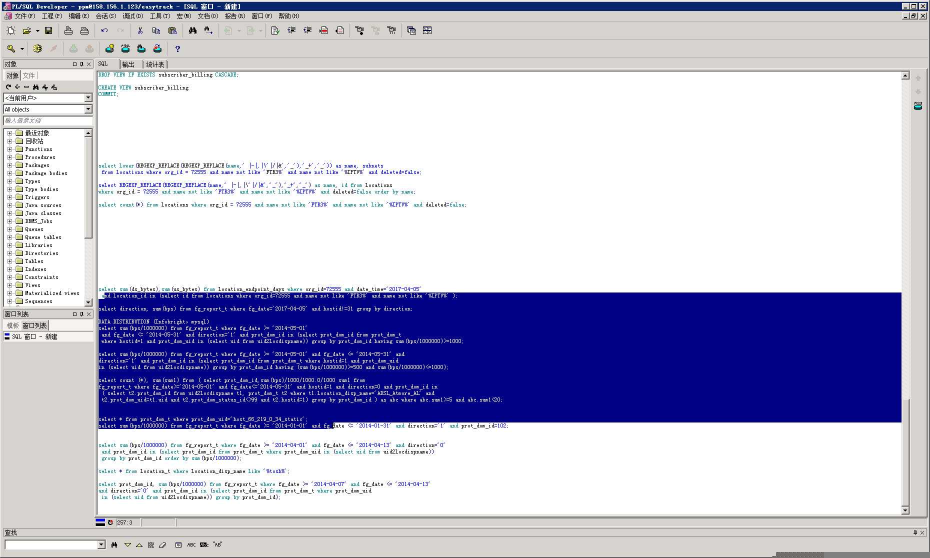
#> input picture utils/316.jpg, 1860 x 1116 px (shown at 1/2 size)
$ python main.py
#> lines starting #> are read from the running program, lines starting #| are printed output that depends on the picture; after the words box and inside, x2 and y2 are one past the last pixel; in counts of white or black regions, pixels touching at a corner belong together
#> further down, image is the input picture: shape (1116, 1860, 3); mean B, G, R 211.2, 185.9, 186.1
import cv2
import numpy as np
import os, sys
import copy
import math

height_omit_all = 100#omit the first 100 lines in the picture ,that is the Control bar
time = 1
step = 10
#############################################################
#find aim line
def delete_wrong_point(delete_array,delete_list):
    for delete_num in (range(len(delete_list)-1,-1,-1)):
        del delete_array[delete_list[delete_num]]
        print (delete_array)

def countion_y_check(piexl_point, array):
    array.append(piexl_point)
    delete_point = []
    if (len(array) <= 3):
        return False
    elif(len(array) >= 4):
        for point in range(len(array)-1):
            if (point == (len(array)-1)):
                break
            elif((abs(array[point+1][0] - array[point][0]) == 1) and (abs(array[point+2][0] - array[point][0]) == 2) and (abs(array[point+3][0] - array[point][0]) == 3)):
                return True
            elif((abs(array[point+1][0] - array[point][0]) == 1) and (abs(array[point+2][0] - array[point][0]) == 2) and (abs(array[point+3][0] - array[point][0]) != 3)):
                delete_point.append(point)
                delete_point.append(point+1)
                delete_point.append(point+2)
                delete_wrong_point(array,delete_point)
                point  = 0
                return False
            elif ((abs(array[point + 1][0] - array[point][0]) == 1) and (abs(array[point + 2][0] - array[point][0]) != 2)):
                delete_point.append(point)
                delete_point.append(point + 1)
                delete_wrong_point(array, delete_point)
                point = 0
                return False
            elif(abs(array[point+1][0] - array[point][0]) != 1):
                delete_point.append(point)
                delete_wrong_point(array, delete_point)
                point = 0
                return False

def image_find_background_RGB(mat_image,mat_image_col,mat_image_row,height_omit):
    height  = mat_image_row
    width   = mat_image_col
    dst_mat_image = mat_image.copy()
    arrayl = []
    for piexl_height in range(height_omit, height):
        areaX = -1
        noiseCount = 0
        continuousCount = 0
        for piexl_width in range(0,width):
            actual_width = width - 1 - piexl_width
            piexl = dst_mat_image[piexl_height,actual_width]
            if ((piexl[0] >= 245 and piexl[1] >= 245 and piexl[2] >= 245) or (piexl[0] >= 80 and piexl[1] <= 25 and piexl[2] <= 25)):
                if(areaX <0):
                    areaX = actual_width
                else:
                    continuousCount += 1
                    if (continuousCount >=400):
                        piexl_point = [piexl_height,areaX]
                        if(countion_y_check(piexl_point, arrayl)):
                            return arrayl[0]
                        break
            else:
                noiseCount += 1
                if(noiseCount>=150):
                    areaX = -1
                    noiseCount = 0

# [14 lines left out: functions horizontal_detect, vertical_detect, not called in this run]

def detect_suitable_line(lines, check_point):
    start_point = [-1,-1]
    start_point[0] = check_point[1]
    start_point[1] = check_point[0]
    suit_h_line = []
    suit_v_line = []
    for detect_line in lines:
        x1 = detect_line[0]
        x2 = detect_line[2]
        y1 = detect_line[1]
        y2 = detect_line[3]
        if(x1 == x2):
            if (len(suit_h_line) == 0):
                suit_h_line = detect_line
            else:
                if (abs(suit_h_line[0] - start_point[0]) > abs(detect_line[0] - start_point[0])):
                    suit_h_line = detect_line
        if(y1 == y2):
            if (len(suit_v_line) == 0):
                suit_v_line = detect_line
            else:
                if (abs(suit_v_line[1] - start_point[1]) > abs(detect_line[1] - start_point[1])):
                    suit_v_line = detect_line
    return suit_h_line,suit_v_line

def search_horizontal_right_line(img_rgb,img_bin,line_v,start_piexl,info_img):
    x1 = line_v[0]
    y1 = line_v[1]
    x2 = start_piexl[1]
    y2 = line_v[3]
    rows = info_img[0]
    cols = info_img[0]
    for piexl_width in range(x2, x1,-1):
        noiseCount = 0
        continuousCount = 0
        noise_continuous = 0
        for piexl_height in range(y1,rows):
            piexl_bin = img_bin[piexl_height, piexl_width]
            piexl_rgb = img_rgb[piexl_height, piexl_width]
            if ((piexl_bin >230 ) or (piexl_rgb[0] >= 70 and piexl_rgb[1] <= 40 and piexl_rgb[2] <= 40)or(piexl_rgb[0] <= 10 and piexl_rgb[1] <= 10 and piexl_rgb[2] <= 10)):
                continuousCount += 1
                noise_continuous = 0
            else:
                noiseCount += 1
                noise_continuous += 1
                if(noiseCount>10):
                    break
                if ((noise_continuous >= 4) and (continuousCount > 20)):
                    return [piexl_width, piexl_height-4]

def search_vertical_down_line(img_rgb, img_bin, right_h_point, info_img):
    #right_h_point :::: [piexl_width, piexl_height-4]
    for piexl_height in range(right_h_point[1],0,-1):
        noiseCount = 0
        continuousCount = 0
        noise_continuous = 0
        for piexl_width in range(right_h_point[0],0,-1):
            piexl_bin = img_bin[piexl_height, piexl_width]
            piexl_rgb = img_rgb[piexl_height, piexl_width]
            if ((piexl_bin > 230) or (piexl_rgb[0] >= 70 and piexl_rgb[1] <= 40 and piexl_rgb[2] <= 40) or (
                    piexl_rgb[0] <= 10 and piexl_rgb[1] <= 10 and piexl_rgb[2] <= 10)):
                continuousCount += 1
                noise_continuous = 0
            else:
                noiseCount += 1
                noise_continuous += 1
                if (noiseCount > 10):
                    break
                if ((noise_continuous >= 2) and (continuousCount > 120)):
                    return [piexl_width-3, piexl_height]

def search_horizontal_left_line(img_rgb, img_bin, left_v_point, info_img):
    # left_v_point  [piexl_width, piexl_height-4]
    #    info_img   [rows, cols]
    for piexl_width in range(left_v_point[0], info_img[1]):
        noiseCount = 0
        continuousCount = 0
        noise_continuous = 0
        for piexl_height in range(left_v_point[1],0,-1):
            piexl_bin = img_bin[piexl_height, piexl_width]
            piexl_rgb = img_rgb[piexl_height, piexl_width]
            if ((piexl_bin > 230) or (piexl_rgb[0] >= 70 and piexl_rgb[1] <= 40 and piexl_rgb[2] <= 40) or (
                    piexl_rgb[0] <= 10 and piexl_rgb[1] <= 10 and piexl_rgb[2] <= 10)):
                continuousCount += 1
                noise_continuous = 0
            else:
                noiseCount += 1
                noise_continuous += 1
                if (noiseCount > 10):
                    break
                if ((noise_continuous >= 4) and (continuousCount > 20)):
                    return [piexl_width, piexl_height+5]

# [46 lines left out: functions precise_img_height, precise_img_width, not called in this run]

def all_bg_search(image):
    rows = image.shape[0]
#> rows = 1116
    cols = image.shape[1]
#> cols = 1860
    info_img = [rows, cols]
#> info_img = [1116, 1860]
    dst_mat_image = np.zeros(image.shape, np.uint8)
    start_piexl = image_find_background_RGB(image, cols, rows, height_omit_all)
#> start_piexl = [143, 1820]
    print(start_piexl)
#| [143, 1820]
    gray = cv2.cvtColor(image, cv2.COLOR_BGR2GRAY)
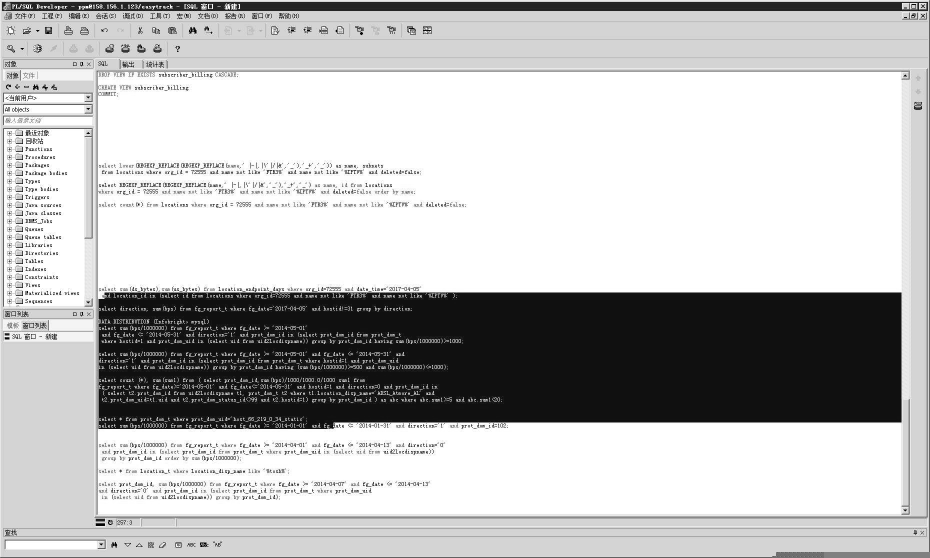
#> gray: shape (1116, 1860) (shown at 1/2 size); min 0, max 255, mean 188.9
    wb, wb1 = cv2.threshold(gray, 233, 255, cv2.THRESH_BINARY)
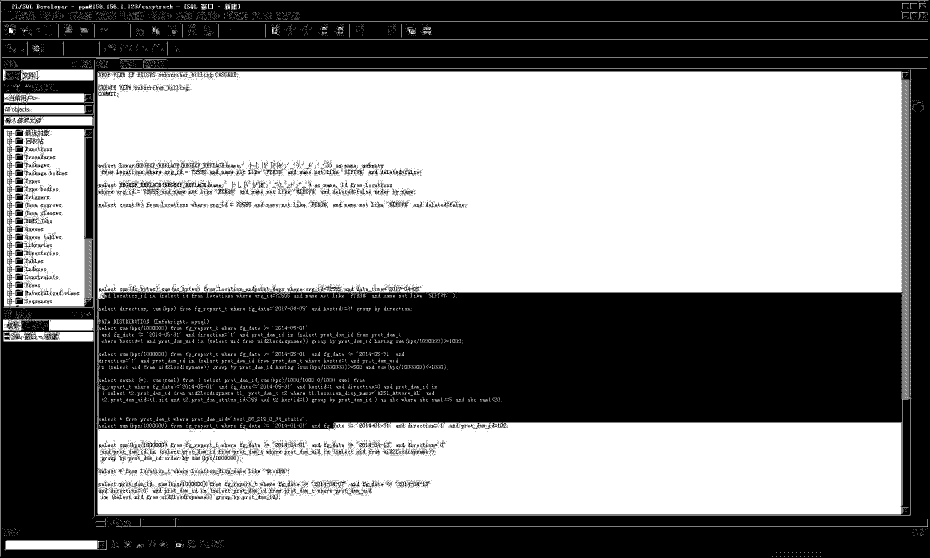
#> wb1: shape (1116, 1860) (shown at 1/2 size); 52.2% white; 5337 black regions (4827 under 20 px), largest, box (x1, y1, x2, y2) and area: (0, 0, 1860, 1116) 956947, (281, 363, 322, 376) 211, (13, 641, 41, 660) 205
    edges = cv2.Canny(gray, 50, 155)
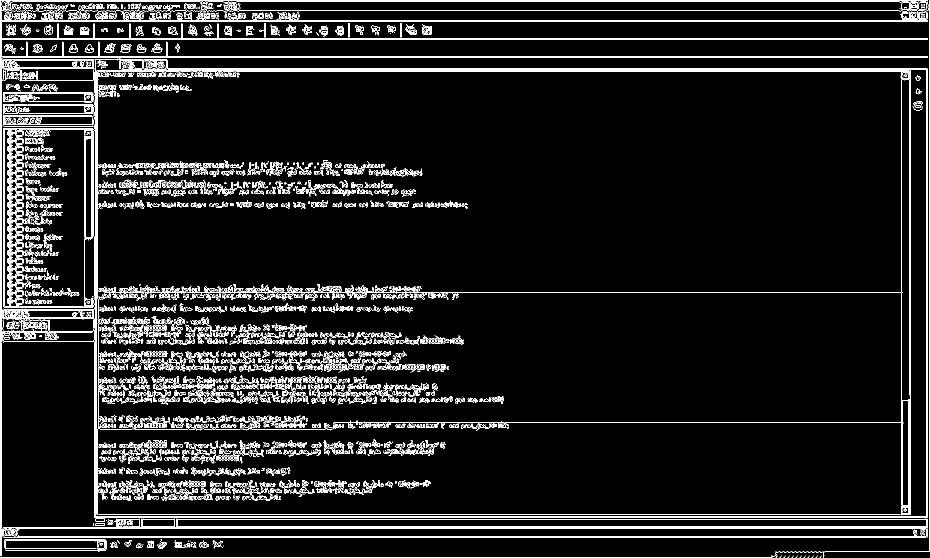
#> edges: shape (1116, 1860) (shown at 1/2 size); 7.2% white in thin lines or dots
    lines = cv2.HoughLinesP(edges, 1, np.pi / 180, 20, minLineLength=200, maxLineGap=3)
#> lines = 57 rows, first 6: [0, 79, 1858, 79], [189, 1035, 1858, 1035], [0, 113, 1858, 113], [0, 43, 1858, 43], [0, 1055, 1853, 1055], [0, 41, 1858, 41]
    print(lines[0])
#| [[   0   79 1858   79]]
    lines1 = lines[0]
#> lines1 = [[0, 79, 1858, 79]]
    suitable_horizontal_line, suitable_vertical_line = detect_suitable_line(lines1, start_piexl)
#> the loop in detect_suitable_line, `for detect_line in lines:` made 1 pass
#> (x1, x2, y1, y2, suit_v_line) on pass 1: (0, 1858, 79, 79, [0, 79, 1858, 79])
#> after the loop in detect_suitable_line, `for detect_line in lines:`: suit_h_line = []
#> suitable_horizontal_line = []; suitable_vertical_line = [0, 79, 1858, 79]
    print("suitable_horizontal_line, suitable_vertical_line", suitable_horizontal_line, suitable_vertical_line)
#| suitable_horizontal_line, suitable_vertical_line [] [   0   79 1858   79]
    h = search_horizontal_right_line(image,wb1,suitable_vertical_line, start_piexl,info_img)
#> in search_horizontal_right_line, `x1 = line_v[0]`: x1 = 0
#> in search_horizontal_right_line, `y1 = line_v[1]`: y1 = 79
#> in search_horizontal_right_line, `x2 = start_piexl[1]`: x2 = 1820
#> in search_horizontal_right_line, `y2 = line_v[3]`: y2 = 79
#> h = [335, 110]
    v = search_vertical_down_line(image,wb1, h, info_img)
#> v = [0, 43]
    l = search_horizontal_left_line(image, wb1, v, info_img)
    right_up = [h[0],suitable_vertical_line[3]]
    right_down = [h[0], v[1]]
#> (the run stopped early here; a loop or call above may not have finished)

$ run again, with utils/2.jpg copied over utils/316.jpg
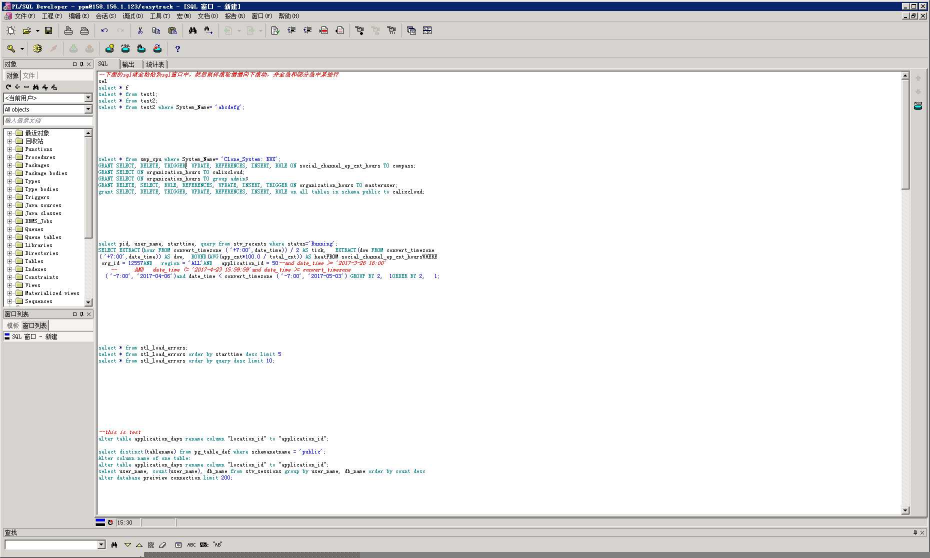
#> input picture utils/2.jpg, 1860 x 1116 px (shown at 1/2 size)
#> image is the input picture: shape (1116, 1860, 3); mean B, G, R 234.7, 234.5, 234.6
#> start_piexl = [143, 1820]
#| [143, 1820]
#> in all_bg_search, `wb, wb1 = cv2.threshold(gray, 233, 255, cv2.THRESH_BINARY)`:
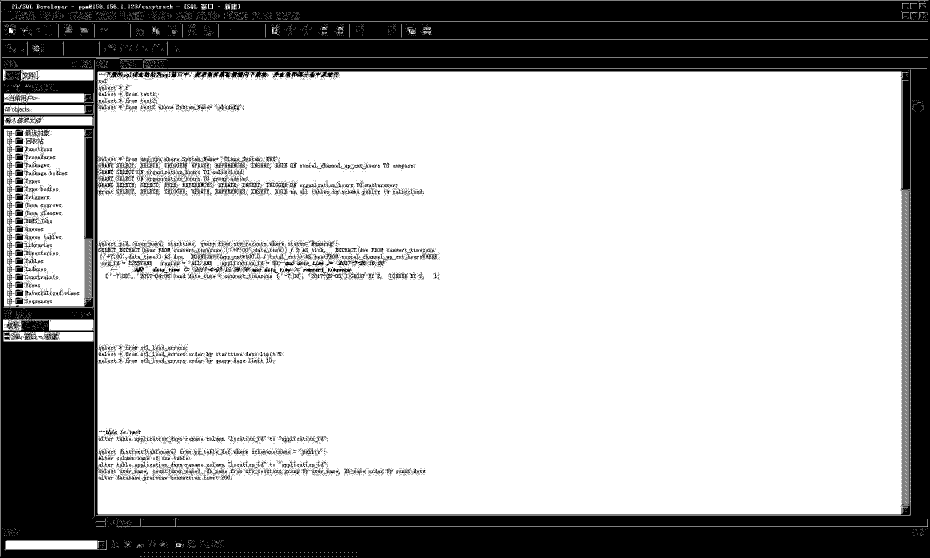
#> wb1: shape (1116, 1860) (shown at 1/2 size); 71.5% white; 6085 black regions (5494 under 20 px), largest, box (x1, y1, x2, y2) and area: (0, 0, 1860, 1116) 547359, (13, 641, 41, 660) 205, (31, 274, 47, 288) 164
#> in all_bg_search, `edges = cv2.Canny(gray, 50, 155)`:
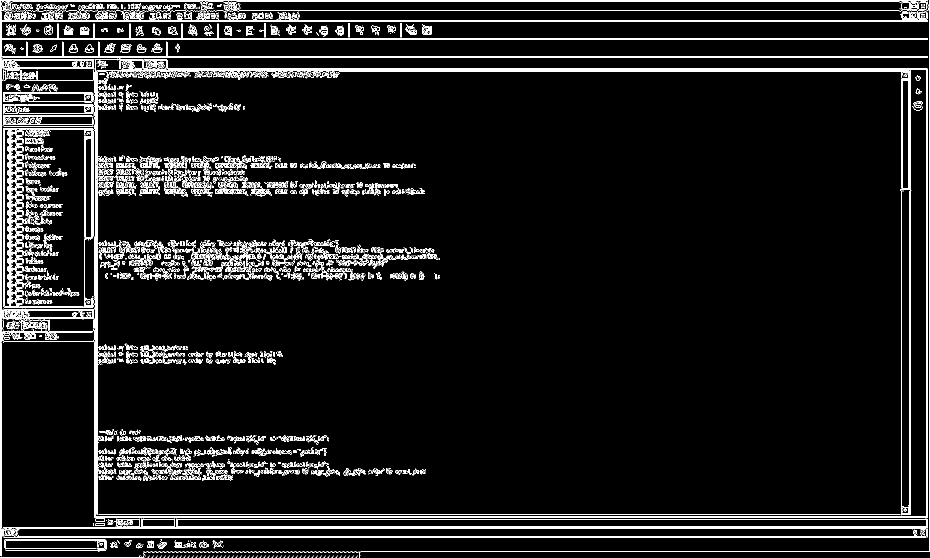
#> edges: shape (1116, 1860) (shown at 1/2 size); 6% white in thin lines or dots
#> lines = 56 rows, first 6: [28, 1072, 1858, 1072], [0, 113, 1858, 113], [0, 1055, 1853, 1055], [0, 0, 1858, 0], [0, 77, 1858, 77], [188, 1033, 1858, 1033]
#| [[  28 1072 1858 1072]]
#> lines1 = [[28, 1072, 1858, 1072]]
#> the loop in detect_suitable_line, `for detect_line in lines:` made 1 pass
#> (x1, x2, y1, y2, suit_v_line) on pass 1: (28, 1858, 1072, 1072, [28, 1072, 1858, 1072])
#> after the loop in detect_suitable_line, `for detect_line in lines:`: suit_h_line = []
#> suitable_vertical_line = [28, 1072, 1858, 1072]
#| suitable_horizontal_line, suitable_vertical_line [] [  28 1072 1858 1072]
#> in search_horizontal_right_line, `x1 = line_v[0]`: x1 = 28
#> in search_horizontal_right_line, `y1 = line_v[1]`: y1 = 1072
#> in search_horizontal_right_line, `x2 = start_piexl[1]`: x2 = 1820
#> in search_horizontal_right_line, `y2 = line_v[3]`: y2 = 1072
